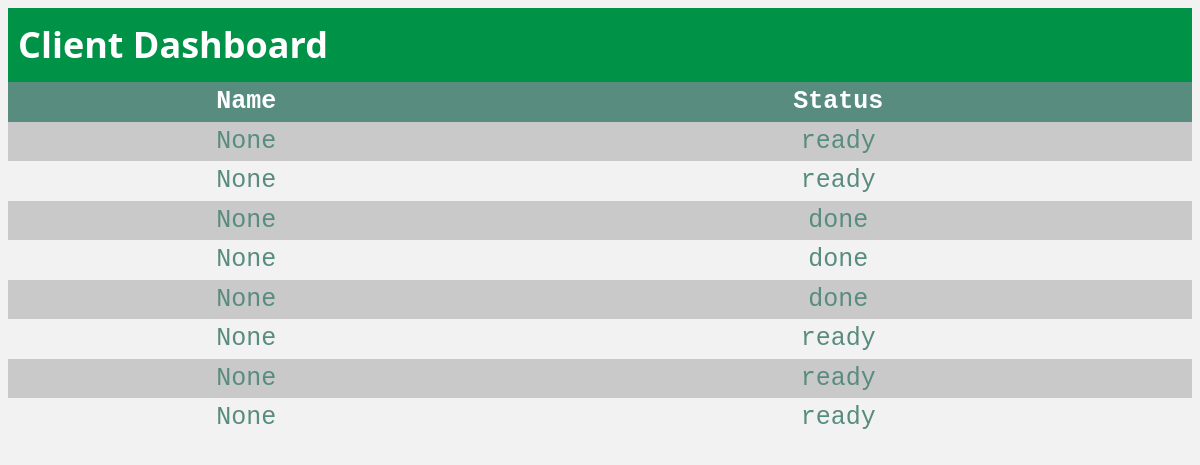
The page /client_dashboard on the database as committed earlier.
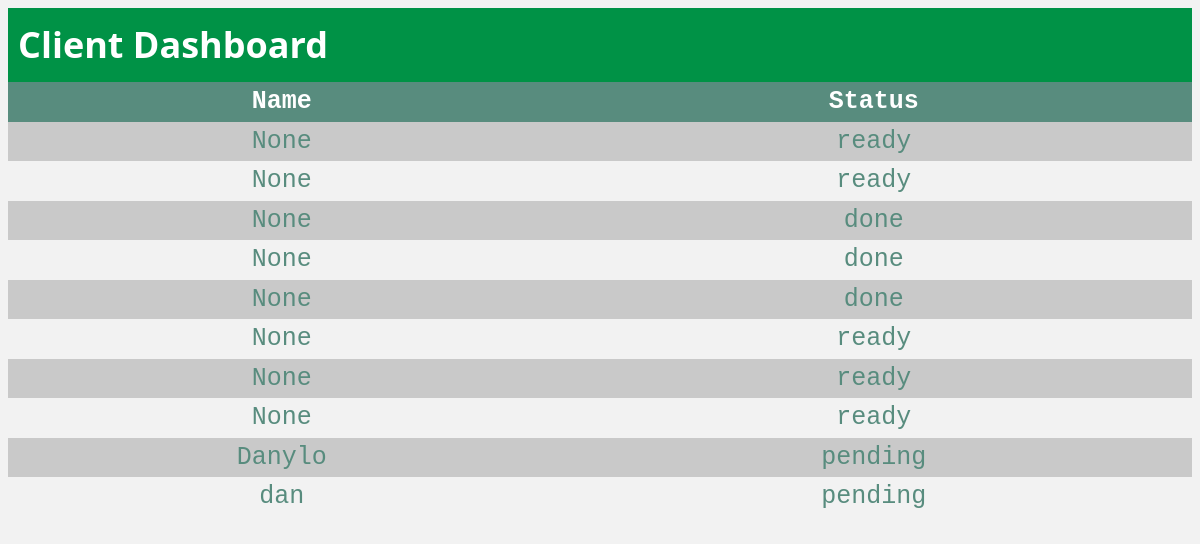
The same page on the database as committed later.
### tables this page shows
CREATE TABLE orders (id INTEGER PRIMARY KEY AUTOINCREMENT, name TEXT, pepperoni TEXT, cheese TEXT, veggie TEXT, meat_lovers TEXT, vegan TEXT, quattro_formaggi TEXT, quattro_stagioni TEXT, supreme TEXT, tonno TEXT, status TEXT);

### app.py (the view)
@app.route('/client_dashboard')
def client_dashboard():
    conn = get_db()
    cursor = conn.cursor()
    cursor.execute('SELECT * FROM orders')
    orders = cursor.fetchall()
    cursor.close()
    return render_template('client_dashboard.html', orders=orders)

### app.py (called while the page is built)
def get_db():
    db = getattr(g, '_database', None)
    if db is None:
        db = g._database = sqlite3.connect(app.config['DATABASE'])
        db.row_factory = sqlite3.Row
    return db

### templates/client_dashboard.html (shortened to what this page needs)
<!DOCTYPE html>
<html lang="en">
    <head>
        <link rel="stylesheet" href="{{ url_for('static', filename='css/styles.css') }}">
    </head>
    <body>
        <header>
            <h1>Client Dashboard</h1>
        </header>
        <table>
            <thead>
                <tr>
                    <th>Name</th>
                    <th>Status</th>
                </tr>
            </thead>
            <tbody>
                {% for order in orders %}
                    <tr>
                        <td>{{ order['name'] }}</td>
                        <td>{{ order['status'] }}</td>
                    </tr>
                {% endfor %}
        </table>
    </body>
</html>

Rows that differ between the two databases and show on the page:
added orders: name "Danylo", status "pending"
added orders: name "dan", status "pending"
